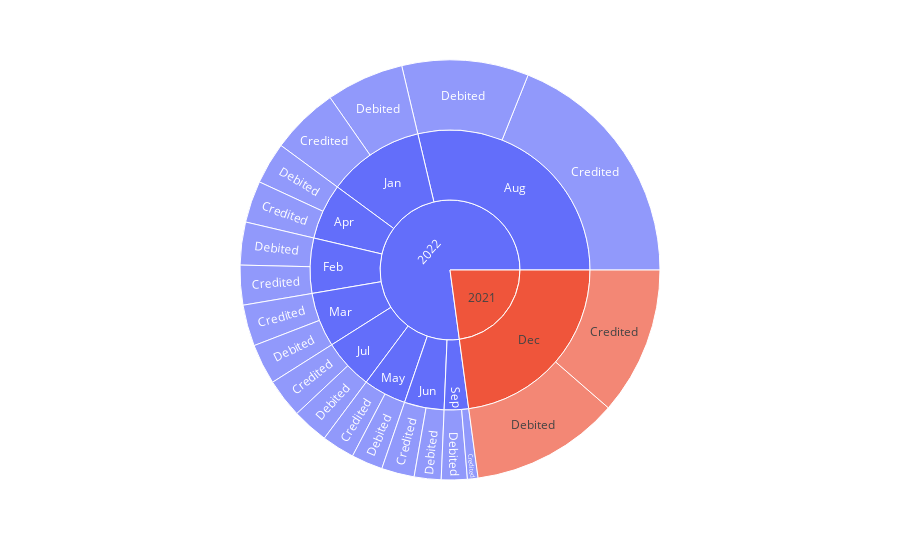

Here is the notebook cell this chart was saved with:
### Code cell
fig = px.sunburst(monthly_trans_typ, path=[monthly_trans_typ.index, 'month', 'trans_type'], values='amount')
fig

### Figure 1 — Plotly figure (JSON) as saved in the notebook; plotly's stock layout.template omitted (floating-point values rounded to 4 significant figures)
{"data": [{"branchvalues": "total", "domain": {"x": [0, 1], "y": [0, 1]}, "hovertemplate": "labels=%{label}<br>amount=%{value}<br>parent=%{parent}<br>id=%{id}<extra></extra>", "ids": ["2022/Apr/Credited", "2022/Aug/Credited", "2021/Dec/Credited", "2022/Feb/Credited", "2022/Jan/Credited", "2022/Jul/Credited", "2022/Jun/Credited", "2022/Mar/Credited", "2022/May/Credited", "2022/Sep/Credited", "2022/Apr/Debited", "2022/Aug/Debited", "2021/Dec/Debited", "2022/Feb/Debited", "2022/Jan/Debited", "2022/Jul/Debited", "2022/Jun/Debited", "2022/Mar/Debited", "2022/May/Debited", "2022/Sep/Debited", "2022/Apr", "2022/Aug", "2021/Dec", "2022/Feb", "2022/Jan", "2022/Jul", "2022/Jun", "2022/Mar", "2022/May", "2022/Sep", "2021", "2022"], "labels": ["Credited", "Credited", "Credited", "Credited", "Credited", "Credited", "Credited", "Credited", "Credited", "Credited", "Debited", "Debited", "Debited", "Debited", "Debited", "Debited", "Debited", "Debited", "Debited", "Debited", "Apr", "Aug", "Dec", "Feb", "Jan", "Jul", "Jun", "Mar", "May", "Sep", "2021", "2022"], "name": "", "parents": ["2022/Apr", "2022/Aug", "2021/Dec", "2022/Feb", "2022/Jan", "2022/Jul", "2022/Jun", "2022/Mar", "2022/May", "2022/Sep", "2022/Apr", "2022/Aug", "2021/Dec", "2022/Feb", "2022/Jan", "2022/Jul", "2022/Jun", "2022/Mar", "2022/May", "2022/Sep", "2022", "2022", "2021", "2022", "2022", "2022", "2022", "2022", "2022", "2022", "", ""], "type": "sunburst", "values": [59300, 349100.0, 210148, 56376, 96250, 55450, 46600, 58600, 46660.0, 15000, 59305, 179900.0, 211400.0, 60800.0, 110200.0, 51680.0, 38120.0, 57400.0, 44580.0, 36720.0, 118605, 529000.0, 421500.0, 117200.0, 206500.0, 107100.0, 84720.0, 116000.0, 91240.0, 51720.0, 421500.0, 1422000.0]}], "layout": {"legend": {"tracegroupgap": 0}, "margin": {"t": 60}}}
